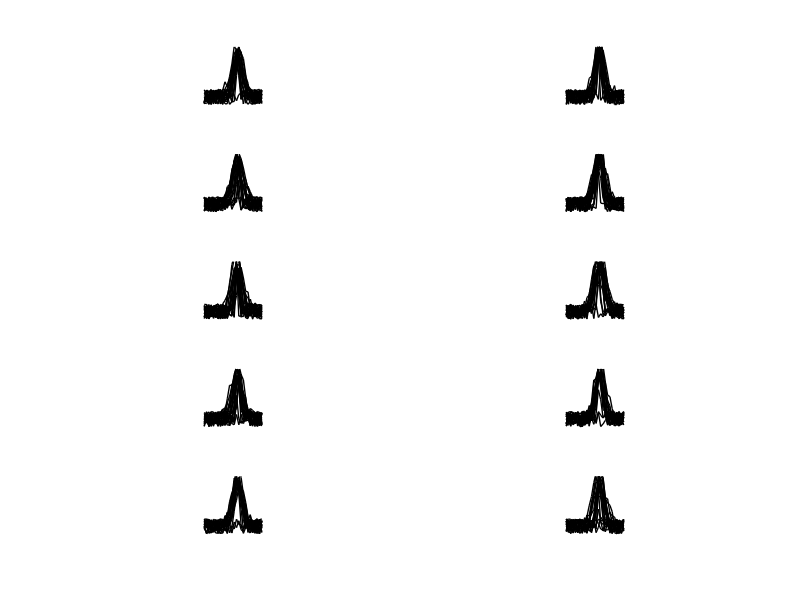

Reproduce this figure in MATLAB.

%x is an array of x-values.
%mu is the mean
%sig is the standard deviation 
%amp is the amplitude
%vo is the vertical offset from baseline (positive or negative)
rng(10)  % set a random seed
simulateData = struct; % Build a struct to store parameters informatio
% ONLY RUN THIS SECTION FOR ONCE, OTHERWISE NEW FIELDS WILL OVERWRITE THE OLD !!!

%% Perfectly reliable Case( both mu and sigma are fixed) And not reliable random cases
%
figure
%%%%%%%%%%%%Set the condition for data generator
reliable = 1; % 1 = reliable, 0 = not reliable
success = 1; % 1 = successful firing, 0 = unsucess
trialsize = 20; % number of trials on each stimulus
multiple_peaks = 0; % generate multiple peaks on trace or not
% THERE ARE 4 CONDITIONS IN TOTAL: RELIABLE SUCCESS, RELIABLE FAILURE, UNREALIABLE SINGLEPEAKS, UNRELIABLE MULTIPEAKS
%%%%%%%%%%%%%%%%%%%%%%%%%%%%%%%%%%%%%%%%%%%%%%%%%%%%%%%%%%%%%%%%%%%%%%%%%%%%%%%

gaus = @(x,mu,sig,amp,vo)amp*exp(-(((x-mu).^2)/(2*sig.^2)))+vo;
 
for j = 1:10
name = ['stimulus',num2str(j)];
if reliable == 1 

  if success == 0 
    index = 0; normalization = 1;
    amp = abs(normrnd(1,3,[trialsize,1]));
    vo = 0; 
    x = linspace(0,26,26);
    mu = normrnd(15,0.3,[trialsize,1]);
    sig = 3*ones(trialsize,1);
    noise = 10; noisetype = 'sinusoid'; frequency = 1;
    amp2 = 2.6*chi2rnd(2,[trialsize,1]); % amplitude for the second peak
    mu2 = normrnd(20,5,[trialsize,1]); % set the second peak mu to be no around 20
    sig2 = 3*rand(trialsize,1); % standard deviation of the second peak
    

  elseif success == 1 
    index = 0; normalization = 1;
    amp = abs(normrnd(26,3,[trialsize,1]));
    vo = 0; 
    x = linspace(0,26,26);
    mu = normrnd(15,0.3,[trialsize,1]);
    sig = 3*rand(trialsize,1);
    noise = 10; noisetype = 'sinusoid'; frequency = 1;
    amp2 = 2.6*chi2rnd(2,[trialsize,1]); % amplitude for the second peak
    mu2 = normrnd(20,5,[trialsize,1]); % set the second peak mu to be no around 20
    sig2 = 3*rand(trialsize,1); % standard deviation of the second peak
    
  end

elseif reliable == 0 

  if multiple_peaks == 0
    index = 0; normalization = 1;
    %amp = normrnd(26,5,8);
    amp = 2.6*chi2rnd(2,[trialsize,1]); % 2 degree of freedom chi2 distribution 
    vo = 0; 
    x = linspace(0,26,26);
    mu = normrnd(15,5,[trialsize,1]); % set the mu to be rand around 15
    sig = 3*rand(trialsize,1);
    noise = 50; noisetype = 'sinusoid'; frequency = 0.1;
    amp2 = 2.6*chi2rnd(2,[trialsize,1]); % amplitude for the second peak
    mu2 = normrnd(20,5,[trialsize,1]); % set the second peak mu to be no around 20
    sig2 = 3*rand(trialsize,1); % standard deviation of the second peak
    



  elseif multiple_peaks == 1
    index = 1 ; % set the index = 1 to initialize the term. 
    %amp = normrnd(26,5,8);
    normalization = 2; % set the normalization = 2 to initialize the term.
    amp = 2.6*chi2rnd(2,[trialsize,1]); % 2 degree of freedom chi2 distribution 
    vo = 0; 
    x = linspace(0,26,26);
    mu = normrnd(15,5,[trialsize,1]); % std of mu = 5
    sig = 3*rand(trialsize,1);
    noise = 50; noisetype = 'sinusoid'; frequency = 0.1;
    amp2 = 2.6*chi2rnd(2,[trialsize,1]); % amplitude for the second peak
    mu2 = normrnd(20,5,[trialsize,1]); % set the second peak mu to be no around 20
    sig2 = 3*rand(trialsize,1); % standard deviation of the second peak 
    
    
  end   
end

for i = 1:trialsize
  y = (gaus(x,mu(i),sig(i),amp(i),vo) + index*gaus(x,mu2(i),sig2(i),amp2(i),vo) + noise*sin(frequency*rand(1,26)))/normalization;
  % Plot gaussian
  subplot(5,2,j);
  plot(x, y, 'k-', 'LineWidth',1); axis square; axis off;
  ylim([0,32])
  xlim([0,26])
  hold on ;

  if reliable == 1 && success == 0
      simulateData.reliable_failure.(name) = struct('Mean_Normal',num2cell(mu),'Std_Constant',num2cell(sig),'Amplitude_Normal_Absolute',num2cell(amp) ...
      ,'NoiseType',{{'noisetype = sinusoid',['NoiseAmp = ', num2str(noise)],['frequency = ', num2str(frequency)]}},'trial_trace',y);
 
  elseif reliable == 1 && success == 1
      simulateData.reliable_success.(name) = struct('Mean_Normal',num2cell(mu),'Std_Constant',num2cell(sig),'Amplitude_Normal_Absolute',num2cell(amp) ...
      ,'NoiseType',{{'noisetype = sinusoid',['NoiseAmp = ', num2str(noise)],['frequency = ', num2str(frequency)]}},'trial_trace',y);
  
  elseif reliable == 0 && multiple_peaks == 0 
      simulateData.unreliable_singlepeak.(name) = struct('Mean_Normal',num2cell(mu),'Std_Random',num2cell(sig),'Amplitude_Chi2',num2cell(amp) ...
      ,'NoiseType',{{'noisetype = sinusoid',['NoiseAmp = ', num2str(noise)],['frequency = ', num2str(frequency)]}},'trial_trace',y);
  
  elseif reliable == 0 && multiple_peaks == 1
      simulateData.unreliable_multipeak.(name) = struct('Mean_Normal',num2cell(mu),'Std_Random',num2cell(sig),'Amplitude_Chi2',num2cell(amp) ...
      ,'NoiseType',{{'noisetype = sinusoid',['NoiseAmp = ', num2str(noise)],['frequency = ', num2str(frequency)]}},'trial_trace',y);
  end

end

end


% SOME THOUGHTS:

% Label simulated datasets as 'reliable' or 'unreliable'
% reliable can have two states 1. reliable failure(non-preferred stimulus)
% 2. reliable success(preferred stimulus) 
% Parameters of Interests 1.Correlation Martrix for All Trails in a single
% stimulus, Higher correlation across all trial will means traces are compact
% 2. The Peak Value/Values and where they occur
% 3. The Spatiotemporal distribution of Peak values
% 4. The Distribution/historgram of all trials given stimulus s
% 5. The std of all trials given a stimulus s 
% 6. Klustering properties of peaks values.
% 7. Deviation within a cluster
% 8. 
